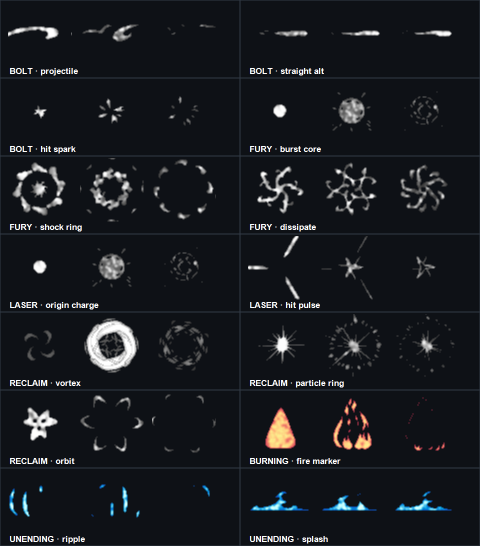
#> input picture assets/generated/vfx/source_candidate_overview_v1.png, 960 x 1092 px, given in place of ., which was not available (shown at 1/2 size)
$ python -i stabilize_fire_idle.py   (imports and definitions only)
#> lines starting #> are read from the running program, lines starting #| are printed output that depends on the picture; pictures that were not available may be replaced by others from this repository, and a replacement may not be noted
from __future__ import annotations

import argparse
import math
from collections import deque
from pathlib import Path

import numpy as np
from PIL import Image, ImageDraw, ImageFilter


FRAME_SIZE = (80, 64)
TARGET_MAIN_HEIGHT = 38
TARGET_FOOT_X = 36.0
TARGET_BASELINE_Y = 48


def fit_background(rgb: np.ndarray) -> np.ndarray:
    height, width, _ = rgb.shape
    yy, xx = np.mgrid[0:height:4, 0:width:4]
    samples = rgb[0:height:4, 0:width:4].astype(np.float32)
    x = xx.astype(np.float32) / max(width - 1, 1)
    y = yy.astype(np.float32) / max(height - 1, 1)
    features = np.stack(
        (np.ones_like(x), x, y, x * x, y * y, x * y), axis=-1
    ).reshape(-1, 6)
    values = samples.reshape(-1, 3)
    dark = values.max(axis=1) < 105
    coefficients, *_ = np.linalg.lstsq(features[dark], values[dark], rcond=None)

    full_y, full_x = np.mgrid[0:height, 0:width]
    full_x = full_x.astype(np.float32) / max(width - 1, 1)
    full_y = full_y.astype(np.float32) / max(height - 1, 1)
    full_features = np.stack(
        (
            np.ones_like(full_x),
            full_x,
            full_y,
            full_x * full_x,
            full_y * full_y,
            full_x * full_y,
        ),
        axis=-1,
    )
    return np.clip(full_features @ coefficients, 0, 255)


def remove_background(image: Image.Image) -> Image.Image:
    rgb = np.asarray(image.convert("RGB"), dtype=np.float32)
    background = fit_background(rgb)
    difference = np.linalg.norm(rgb - background, axis=2)

    strong = Image.fromarray((difference > 27).astype(np.uint8) * 255, "L")
    nearby = np.asarray(strong.filter(ImageFilter.MaxFilter(13))) > 0
    alpha = ((difference > 10) & nearby).astype(np.uint8) * 255

    rgba = np.dstack((rgb.astype(np.uint8), alpha))
    return Image.fromarray(rgba, "RGBA")


# [42 lines left out: functions connected_components, component_bbox, main_component, not called in this run]


def crop_to_foreground(image: Image.Image, margin: int = 3) -> Image.Image:
    bbox = image.getchannel("A").getbbox()
    if bbox is None:
        raise RuntimeError("No foreground pixels found")
    left = max(0, bbox[0] - margin)
    top = max(0, bbox[1] - margin)
    right = min(image.width, bbox[2] + margin)
    bottom = min(image.height, bbox[3] + margin)
    return image.crop((left, top, right, bottom))


# [28 lines left out: functions resize_nearest, foot_anchor, not called in this run]


def extract_frames(sheet_paths: list[Path]) -> list[Image.Image]:
    frames: list[Image.Image] = []
    for sheet_path in sheet_paths:
        sheet = Image.open(sheet_path).convert("RGB")
        for index in range(4):
            left = round(sheet.width * index / 4)
            right = round(sheet.width * (index + 1) / 4)
            panel = sheet.crop((left, 0, right, sheet.height))
            frames.append(crop_to_foreground(remove_background(panel)))
#> this loop made 4 passes
#> pass 1, in extract_frames, `panel = sheet.crop((left, 0, right, sheet.height))`:
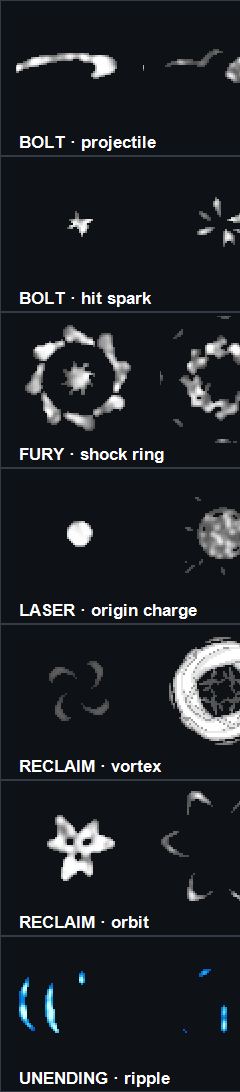
#> panel: PIL image 240x1092 RGB; mean R, G, B 30.6, 33.8, 38.6
#> pass 1, in fit_background, `samples = rgb[0:height:4, 0:width:4].astype(np.float32)`:
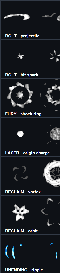
#> samples: shape (273, 60, 3) float32; mean R, G, B 31.2, 34.6, 39.7
#> pass 1, in remove_background, `background = fit_background(rgb)`:
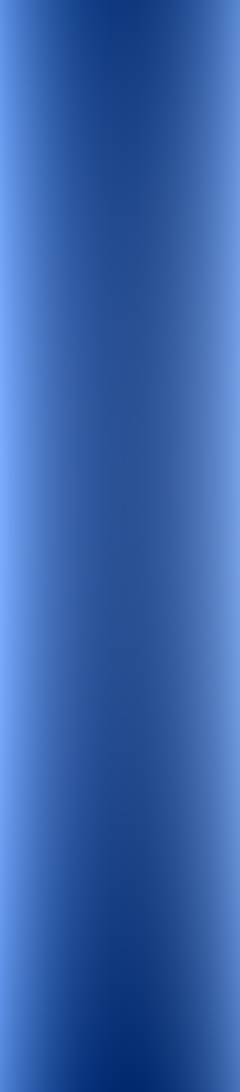
#> background: shape (1092, 240, 3) float32; mean R, G, B 16.9, 20.1, 25.4; drawn with min black and max white
#> after the loop:
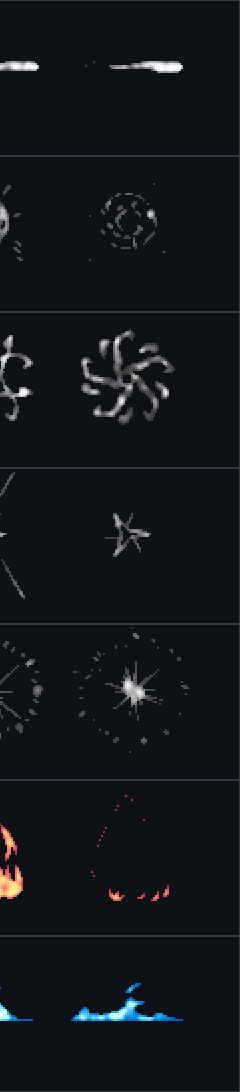
#> panel: PIL image 240x1092 RGB; mean R, G, B 18.9, 22, 27
#> after the loop, frames = 4 items
#> pass 3 of the loop in extract_frames, `for sheet_path in sheet_paths:`:
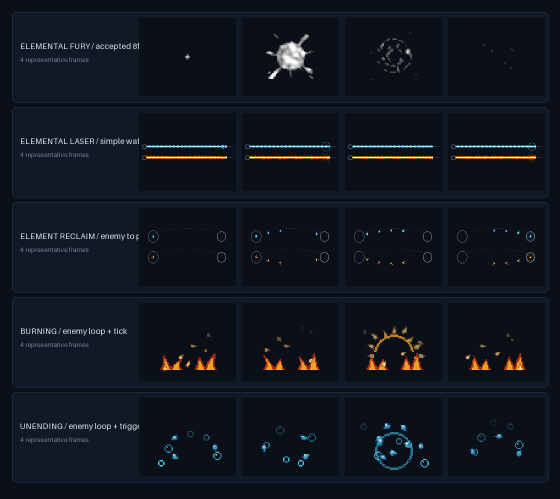
#> input picture assets/generated/vfx/python_synthesis_overview_v1.png, 1120 x 998 px, given in place of , which was not available (shown at 1/2 size)
#> sheet: PIL image 1120x998 RGB
#> the loop in extract_frames, `for index in range(4):` made 4 passes
#> (bbox in crop_to_foreground, top in crop_to_foreground, bottom in crop_to_foreground) on passes 1 to 4: ((18, 18, 280, 971), 15, 974), ((0, 24, 280, 965), 21, 968), ((0, 24, 280, 965), 21, 968), ((0, 24, 257, 965), 21, 968)
#> pass 1, in remove_background (call 9), `background = fit_background(rgb)`:
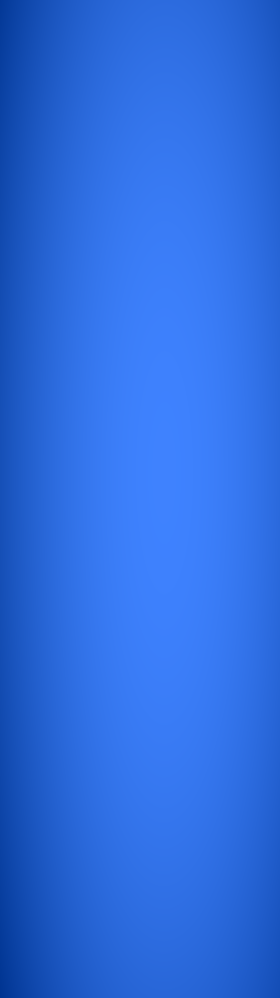
#> background: shape (998, 280, 3) float32; mean R, G, B 17.7, 24.6, 37.2; drawn with min black and max white
#> after the loop in extract_frames, `for index in range(4):`:
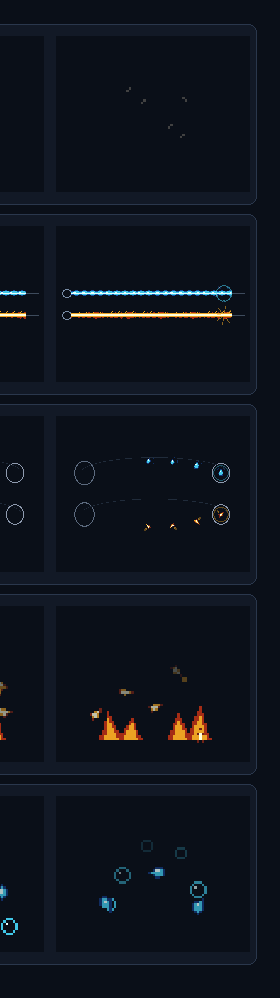
#> panel: PIL image 280x998 RGB; mean R, G, B 14.2, 19.3, 28.5
#> after the loop in extract_frames, `for index in range(4):`: frames = 12 items
#> the loop made 8 passes; the first 3 are shown
    return frames


# [109 lines left out: functions stabilize_frame, make_preview, make_gif, parse_args, main, not called in this run]


# [2 lines not run here, left out]

#> (the run stopped early here; a loop or call above may not have finished)
